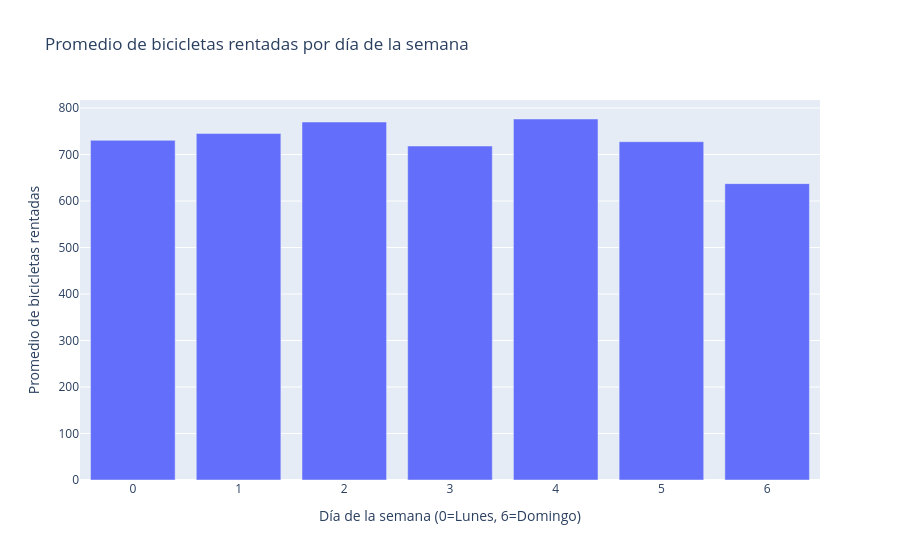

Source (notebook cell):
### Code cell
# Observar cuales son los días picos de demanda de bicicletas
# Calcular el promedio de bicicletas rentadas por día de la semana
avg_by_dayofweek = df_demand_bikes.groupby('DayOfWeek')['Rented Bike Count'].mean().reset_index()

# Gráfico de barras
fig2 = px.bar(
    avg_by_dayofweek,
    x='DayOfWeek',
    y='Rented Bike Count',
    labels={'DayOfWeek': 'Día de la semana (0=Lunes, 6=Domingo)', 'Rented Bike Count': 'Promedio de bicicletas rentadas'},
    title='Promedio de bicicletas rentadas por día de la semana'
)
fig2.update_layout(xaxis=dict(dtick=1))
fig2.show()

### Figure 1 — Plotly figure (JSON) as saved in the notebook; plotly's stock layout.template omitted (floating-point values rounded to 4 significant figures)
{"data": [{"hovertemplate": "Día de la semana (0=Lunes, 6=Domingo)=%{x}<br>Promedio de bicicletas rentadas=%{y}<extra></extra>", "legendgroup": "", "marker": {"color": "#636efa", "pattern": {"shape": ""}}, "name": "", "orientation": "v", "showlegend": false, "textposition": "auto", "type": "bar", "x": [0, 1, 2, 3, 4, 5, 6], "xaxis": "x", "y": [730.6, 745.3, 770.0, 718.3, 776.4, 727.6, 637.4], "yaxis": "y"}], "layout": {"barmode": "relative", "legend": {"tracegroupgap": 0}, "title": {"text": "Promedio de bicicletas rentadas por día de la semana"}, "xaxis": {"anchor": "y", "domain": [0, 1], "dtick": 1, "title": {"text": "Día de la semana (0=Lunes, 6=Domingo)"}}, "yaxis": {"anchor": "x", "domain": [0, 1], "title": {"text": "Promedio de bicicletas rentadas"}}}}
